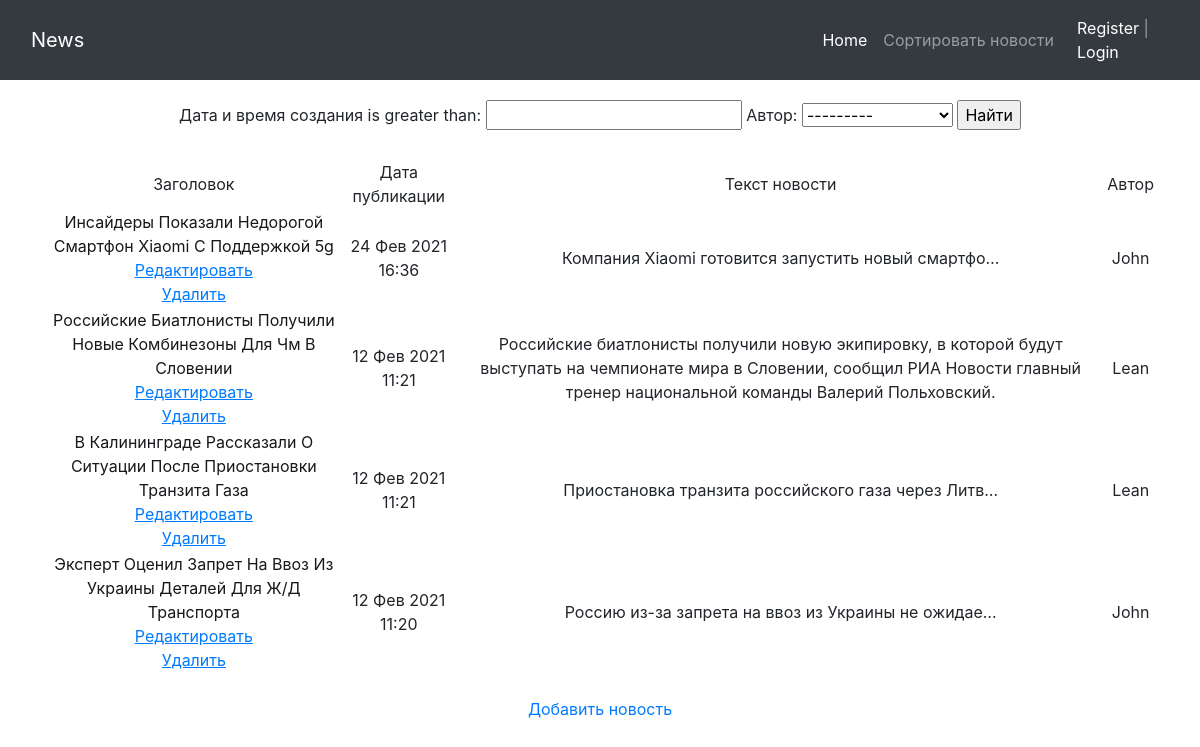
Page /news/search/ on the earlier database version.
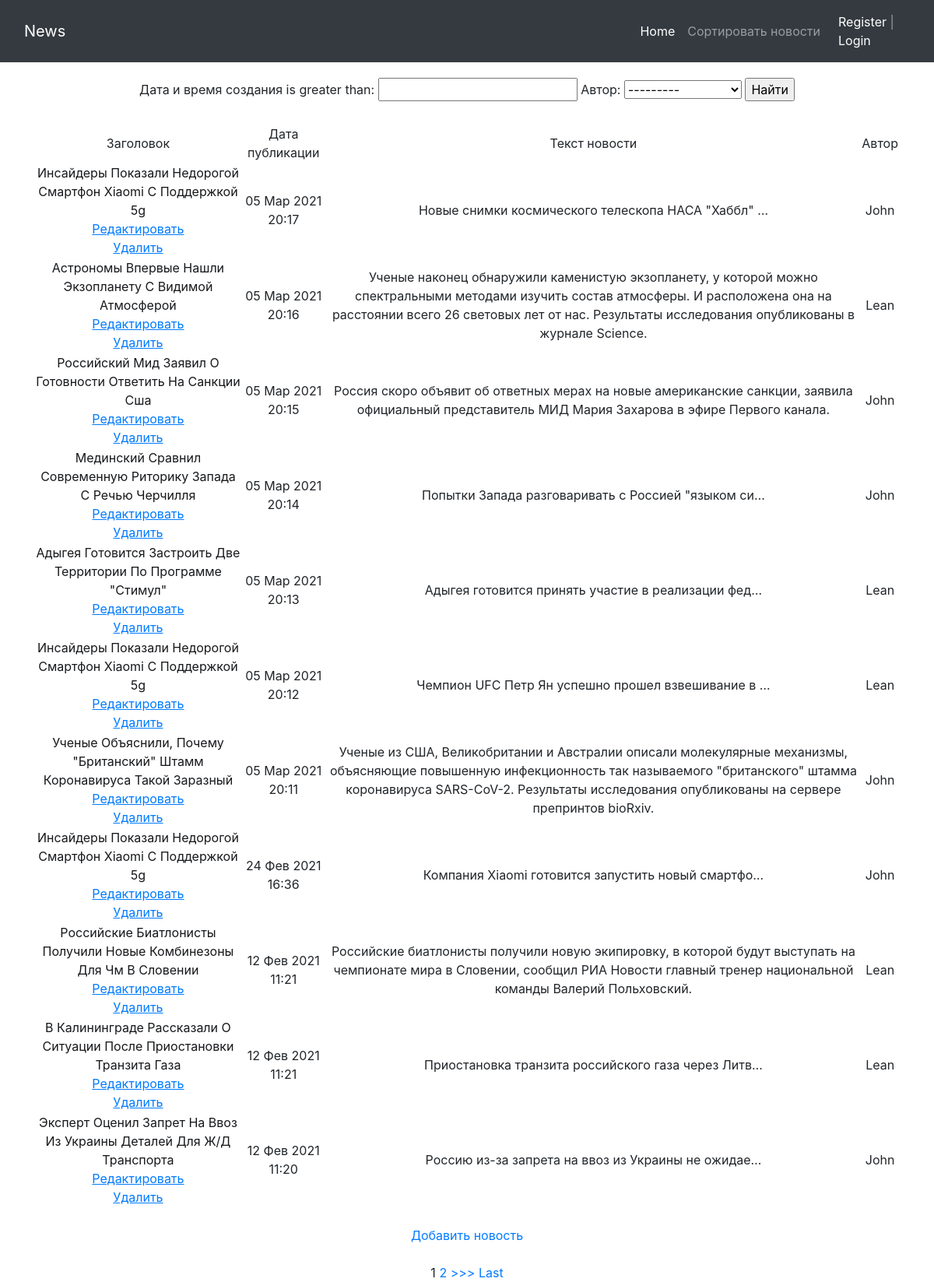
Same page on the later database version.
### news/models.py (models this page shows, shortened)
class Post(models.Model):
    ARTICLE = '1'
    NEWS = '2'
    CHOICE = (
        (ARTICLE, 'Article'),
        (NEWS, 'News'),
    )
    article_or_news = models.CharField(verbose_name='поле с выбором - статья или новость',
                                       max_length=1, choices=CHOICE,
                                       default=ARTICLE)
    date_of_creation_post = models.DateTimeField(verbose_name='дата и время создания', auto_now_add=True)
    header = models.CharField(verbose_name='заголовок статьи или новости', max_length=200)
    post_text = models.TextField(verbose_name='текст статьи или новости')
    post_rating = models.IntegerField(verbose_name='рейтинг статьи или новости', default=0)
    category = models.ManyToManyField(Category, through='PostCategory', blank=True, verbose_name='Категория')
    author = models.ForeignKey(Author, on_delete=models.CASCADE, verbose_name='Автор')

class Author(models.Model):
    rating_author = models.IntegerField(verbose_name='рейтинг пользователя', default=0)
    author = models.OneToOneField(User, on_delete=models.CASCADE)

### news/views.py (the view, shortened to what this page needs)
# urls.py: path('search/', SearchList.as_view()),
class SearchList(ListView):
    model = Post
    template_name = 'search.html'
    context_object_name = 'posts'
    ordering = ['-id']
    form_class = PostForm
    paginate_by = 10  # поставим постраничный вывод в 10 элементов
    def get_context_data(self, **kwargs):  # забираем отфильтрованные объекты переопределяя метод get_context_data у наследуемого класса
        context = super().get_context_data(**kwargs)
        context['filter'] = PostFilter(self.request.GET, queryset=self.get_queryset()) # вписываем наш фильтр в контекст
        context['categories'] = Category.objects.all()
        context['form'] = PostForm()
        return context

### news/forms.py
class PostForm(ModelForm):  # форма для создания новости
    class Meta:
        model = Post
        fields = ['author', 'article_or_news', 'header', 'post_text', 'category']

### news/templatetags/Censor.py (called while the page is built)
@register.filter(name='censor')  # регистрируем наш фильтр под именем censor, чтоб django понимал, что это именно фильтр, а не простая функция
def censor(value, arg):   # первый аргумент здесь это то значение, к которому надо применить фильтр, второй аргумент — это аргумент фильтра, т.е. примерно следующее будет в шаблоне value|censor:arg
    for word in profanity_list:
        if word.lower() in value.lower():
            return value.replace(word, arg)   # возвращаемое функцией значение — это то значение, которое подставится к нам в шаблон
        else:
            return value

### templates/search.html (shortened to what this page needs)
{% extends 'flatpages/default.html' %}
{% load Censor %}
{% block content %}
<form method="GET">
    {{ filter.form }}
    <input type="submit" value="Найти">
</form>
{% if posts %}
     <table>
        <tr>
            <td>
                Заголовок
            </td><br>
            <td>
                Дата публикации
            </td>
            <td>
                Текст новости
            </td>
            <td>
                Автор
            </td>
        </tr>
    {% for post in filter.qs %}
    <tr>
        <td>
            <a style="color:#16181b" href="{% url 'post_detail' post.id %}">{{ post.header|title|censor:'***' }}</a>
                <br><a href="{% url 'post_update' post.id %}"><u>Редактировать</u></a>
            <br><a href="{% url 'post_delete' post.id %}"><u> Удалить </u></a>
        </td>
        <td>
            {{post.date_of_creation_post |date:'d M Y H:i'}}
        </td>
        <td>
            {% if post.article_or_news == '1' %}
                {{ post.post_text |censor:'***'|truncatechars:50  }}
            {% else %}
                {{ post.post_text |censor:'***'}}
            {% endif %}
        </td>
        <td>
            {{ post.author.author }}
        </td>
    </tr>
    {% endfor %}
    </table><br>
{% else %}
    <h2>Новостей нет!</h2>
{% endif %}
<div><a href="{% url 'post_create' %}">Добавить новость</a></div><br>
{% if is_paginated %}
    {% for num in page_obj.paginator.page_range %}
        {% if page_obj.number == num %}
            <a>{{ num }}</a>
        {% elif num > page_obj.number|add:'-3' and num < page_obj.number|add:'3' %}
            <a href="?page={{ num }}">{{ num }}</a>
        {% endif %}
    {% endfor %}
    {% if page_obj.has_next %}
        <a href="?page={{ page_obj.next_page_number }}">>>></a>
        <a href="?page={{ page_obj.paginator.num_pages }}">Last</a>
    {% endif %}
{% endif %}
{% endblock content %}

Differences in the rows shown:
added Post: header|censor "Инсайдеры Показали Недорогой Смартфон Xiaomi С Поддержкой 5g", date_of_creation_post "05 Мар 2021 20:17", post_text|censor "Новые снимки космического телескопа НАСА \"Хаббл\" …", author.author "John"
added Post: header|censor "Астрономы Впервые Нашли Экзопланету С Видимой Атмосферой", date_of_creation_post "05 Мар 2021 20:16", post_text|censor "Ученые наконец обнаружили каменистую экзопланету, у которой можно спектральными методами изучить состав атмосферы. И расположена она на расстоянии всего 26 световых лет от нас. Результаты исследования опубликованы в журнале Science.", author.author "Lean"
added Post: header|censor "Российский Мид Заявил О Готовности Ответить На Санкции Сша", date_of_creation_post "05 Мар 2021 20:15", post_text|censor "Россия скоро объявит об ответных мерах на новые американские санкции, заявила официальный представитель МИД Мария Захарова в эфире Первого канала.", author.author "John"
added Post: header|censor "Мединский Сравнил Современную Риторику Запада С Речью Черчилля", date_of_creation_post "05 Мар 2021 20:14", post_text|censor "Попытки Запада разговаривать с Россией \"языком си…", author.author "John"
added Post: header|censor "Адыгея Готовится Застроить Две Территории По Программе \"Стимул\"", date_of_creation_post "05 Мар 2021 20:13", post_text|censor "Адыгея готовится принять участие в реализации фед…", author.author "Lean"
added Post: header|censor "Инсайдеры Показали Недорогой Смартфон Xiaomi С Поддержкой 5g", date_of_creation_post "05 Мар 2021 20:12", post_text|censor "Чемпион UFC Петр Ян успешно прошел взвешивание в …", author.author "Lean"
added Post: header|censor "Ученые Объяснили, Почему \"Британский\" Штамм Коронавируса Такой Заразный", date_of_creation_post "05 Мар 2021 20:11", post_text|censor "Ученые из США, Великобритании и Австралии описали молекулярные механизмы, объясняющие повышенную инфекционность так называемого \"британского\" штамма коронавируса SARS-CoV-2. Результаты исследования опубликованы на сервере препринтов bioRxiv.", author.author "John"
Other differences:
new list line: "1"
new list line: "2"
text now shown: ">>> Last"
